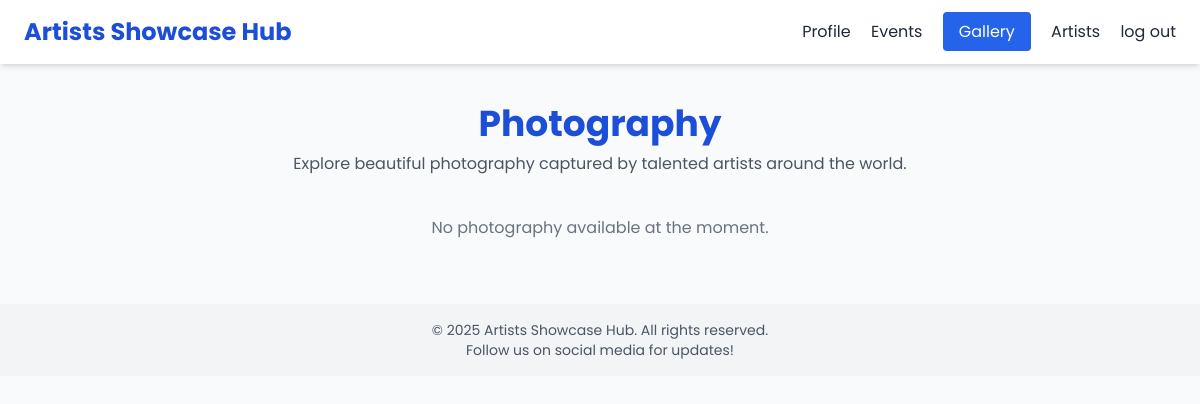
Page /photography/ on the earlier database version.
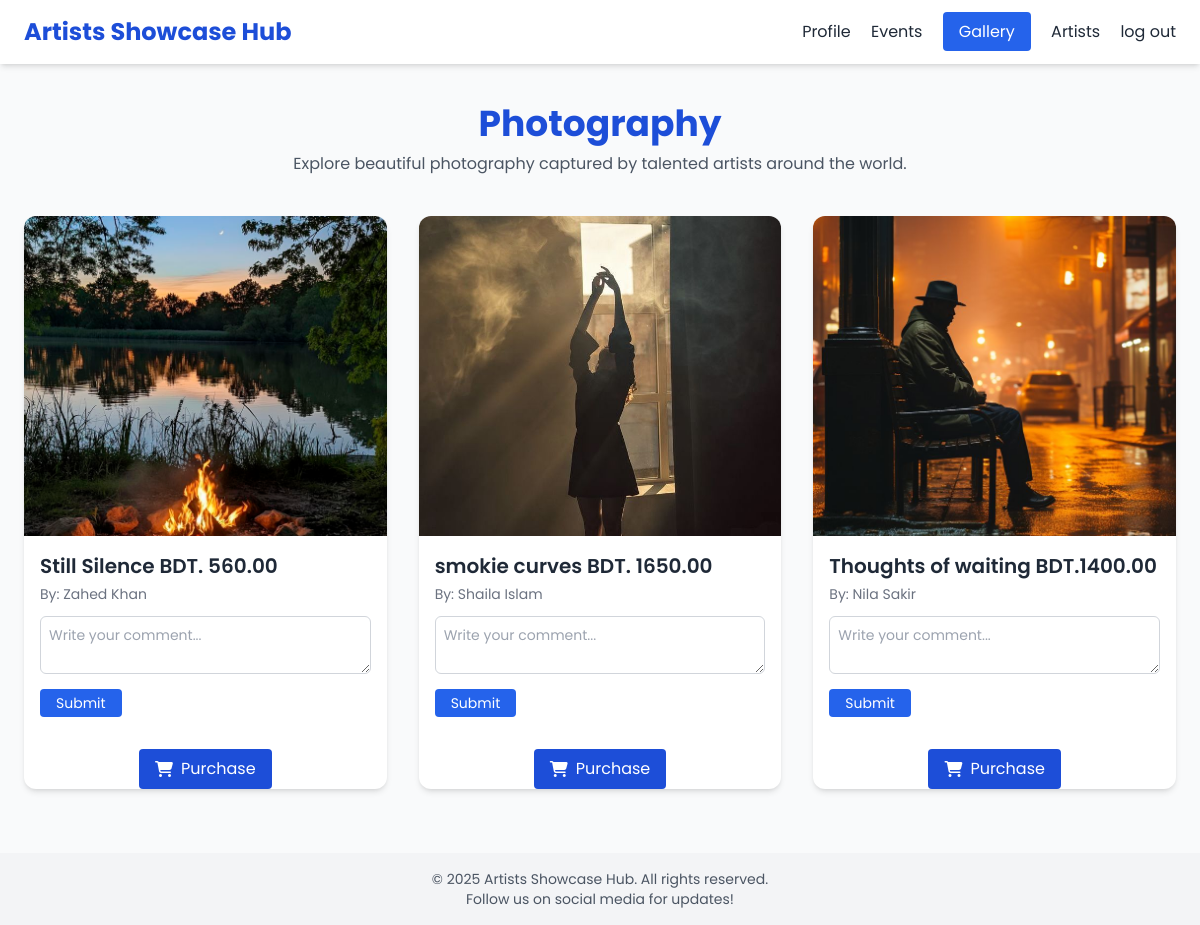
Same page on the later database version.
### hub/models.py (models this page shows, shortened)
class Photography(models.Model):
    title = models.CharField(max_length=100)
    image = models.ImageField(upload_to='photography/')
    description = models.TextField()
    artist = models.CharField(max_length=100)

### hub/views.py (the view)
# urls.py: path('photography/', views.photography, name='photography'),
def photography(request):
    photos = Photography.objects.all()  # Fetch all photography objects from the database
    context = {
        'photos': photos
    }
    return render(request, 'photography.html', context)

### template/photography.html (shortened to what this page needs)
<!DOCTYPE html>
<html lang="en">
<head>
  {% load static %}
  <script src="https://cdn.tailwindcss.com"></script>
</head>
<body class="bg-gray-50 text-gray-800">
  <header class="flex justify-between items-center px-6 py-4 shadow-md sticky top-0 bg-white z-50">
    <h1 class="text-2xl font-bold text-blue-700">Artists Showcase Hub</h1>
    <nav class="space-x-4">
     <a href="{% url 'profile' %}" class="hover:text-blue-600">Profile</a>
      <a href="{% url 'event' %}" class="hover:text-blue-600">Events</a>
      <a href="{% url 'gallery' %}" class="bg-blue-600 text-white px-4 py-2 rounded hover:bg-blue-700">Gallery</a>
      <a href="{% url 'artist_profile' %}" class="hover:text-blue-600">Artists</a>
      <a href="{% url 'logout' %}" class="hover:text-blue-600">log out</a>
    </nav>
  </header>
  <section class="text-center py-10 px-4">
    <h2 class="text-4xl font-bold text-blue-700">Photography</h2>
    <p class="text-gray-600 mt-2">Explore beautiful photography captured by talented artists around the world.</p>
  </section>
  <section class="grid gap-8 px-6 pb-16 md:grid-cols-2 lg:grid-cols-3">
    {% for photo in photos %}
    <div class="bg-white rounded-xl shadow-md overflow-hidden hover:shadow-lg transition">
      <img
        src="{{ photo.image.url }}"
        alt="{{ photo.title }}"
        class="w-full h-80 object-cover cursor-pointer"
        onclick="openModal('{{ photo.image.url }}', '{{ photo.title }}', '{{ photo.description|escapejs }}', '{{ photo.artist }}')"
      />
      <div class="p-4">
        <h4 class="text-xl font-semibold mb-1">{{ photo.title }}</h4>
        <p class="text-sm text-gray-500 mb-3">By: {{ photo.artist }}</p>
          <textarea name="comment" rows="2" placeholder="Write your comment..." class="w-full p-2 border border-gray-300 rounded-md text-sm"></textarea>
          <button type="submit" class="mt-2 bg-blue-600 text-white px-4 py-1 rounded hover:bg-blue-700 text-sm">Submit</button>
        </div>
        <div class="text-center mt-4">
          <a href="{% url 'payment' %}" class="inline-flex items-center gap-2 bg-blue-700 text-white px-4 py-2 rounded hover:bg-blue-800">
            <i class="fas fa-shopping-cart"></i> Purchase
          </a>
        </div>
      </div>
    {% empty %}
    <p class="text-center col-span-full text-gray-500">No photography available at the moment.</p>
    {% endfor %}
  </section>
  <footer class="bg-gray-100 text-center py-4 text-sm text-gray-600">
    &copy; 2025 Artists Showcase Hub. All rights reserved. <br />
    Follow us on social media for updates!
  </footer>
</body>
</html>

Differences in the rows shown:
added Photography: image (picture), title "Still Silence BDT. 560.00", artist "Zahed Khan"
added Photography: image (picture), title "smokie curves BDT. 1650.00", artist "Shaila Islam"
added Photography: image (picture), title "Thoughts of waiting BDT.1400.00", artist "Nila Sakir"
Other differences:
text no longer shown: "No photography available at the moment."
